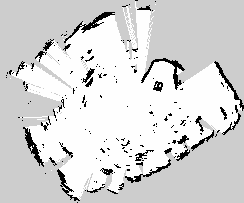
#> input picture lab1/map.pgm, 244 x 203 px
$ jupyter execute --allow-errors lab1-report.ipynb   (shell and % lines are left out)
#> lines starting #> are read from the running program, lines starting #| are printed output that depends on the picture
# MTE 544 Report

|Stephen Wang|Ajit Rakhra|Howard Dong|
|:-:|:-:|:-:|
|x2274wan|a3rakhra|h53dong|
|20821034|20832703|20847639|

Station 2, Robot 7 on Fri Sept 29 at 8:30 AM

[cell 1]
import matplotlib.pyplot as plt
import numpy as np
import PIL
import re

We have produced the following trajectory paths by logging the `/odom` topic containing `nav_msgs/msg/Odometry`, which contained the estimated robot position; acceleration was measured on `/imu` that contained `sensor_msgs/msg/Imu`; laser scan was obtained on `/scan` that contained `sensor_msgs/msg/LaserScan`.

[cell 2]
def get_data(name, parse=True):
    with open(name) as f:
        f.readline()
        data = f.read()
    if parse:
        return np.fromstring(data, sep=", ")
    else:
        return data

[cell 3]
def make_graph(motion):
    name = motion.lower()
    odom = get_data(f"odom_content_{name}.csv").reshape(-1, 4)
    imu = get_data(f"imu_content_{name}.csv").reshape(-1, 4)
    laser = get_data(f"laser_content_{name}.csv", parse=False).split("\n")[5]

    fig, axes = plt.subplots(1,4, figsize=(16,2))
    a = axes[1]
    a.set_title(f"{motion} Trajectory")
    a.set_xlabel("x")
    a.set_ylabel("y")
    a.grid()
    a.plot(odom[:,0], odom[:,1])
    a.axis("scaled")

    a = axes[0]
    a.set_title(f"{motion} States Over Time")
    a.set_xlabel("t")
    a.set_ylabel("value")
    a.grid()
    for i in range(3):
        a.plot(odom[:,3] - odom[0,3], odom[:,i])
    a.legend(["x", "y", r"$\theta$"])

    a = axes[2]
    a.set_title(f"{motion} IMU")
    a.set_xlabel("t")
    a.set_ylabel(r"value")
    a.grid()
    for i in range(3):
        a.plot(imu[:,3] - imu[0,3], imu[:,i])
    a.legend([r"$a_x$", r"$a_y$", r"$\omega_z$"])

    a = axes[3]
    a.set_title(f"{motion} Laser Scan")
    a.set_xlabel("x")
    a.set_ylabel("y")
    a.grid()
    angles = np.arange(720) / 720 * 2*np.pi
    ranges = re.match(r"^array\(\'f\'\, \[(.*)\]", laser).group(1)
    ranges = np.fromstring(ranges, sep=", ")
    indices = ranges < np.inf

    x = ranges[indices] * np.cos(angles[indices])
    y = ranges[indices] * np.sin(angles[indices])
    a.plot(
        x, y,
        linestyle="None", markersize=1, marker="o")
    a.axis("scaled")

#> (a cell that did not finish here is left out)

<i><p style="text-align: center">Figure 1: The robot was given the input $u=[v_{robot\ x}\ \omega_z] = [1\ 0]^\intercal$. The trajectory clearly illustrates the robot travelling in a straight line. $\theta_z$ successfully remained constant. The acceleration graph compliments the trajectory well because the robot only ever accelerated in its "forward" direction. The measurement is very noisy when the motors are actuated. Since the robot was close to the corner, the scan ranges described the straight walls clearly.</p></i>

#> (a cell that did not finish here is left out)


<i><p style="text-align: center">Figure 2: The trajectory plot depicts the robot travelling in a near perfect circle. The robot was given the input $u=[1\ 1]^\intercal$. Angular velocity measurement clearly indicates that the robot was turning at a constant speed. It appears that the speed controller produces steady state error comparing $u$ and $\omega_z$ in the IMU measurement.</p></i>

#> (a cell that did not finish here is left out)


<i><p style="text-align: center">Figure 3: The robot was given the input $u=[0.05t\ \ 1]^\intercal$. The trajectory shows how the robot started close to (-10, 4) and spiraled outwards. Following $u$, the linear velocity slowly increased over time while the angular velocity stayed constant. $\omega_z$ measurement only matched $u$ at the start but quickly decreased near 0. One explanation for this behaviour could be due to discrepancies between the hardware limits of the motor speed and the speeds calculated by the controller. That is to say, the controller calculates the required wheel speed, and then scales these to the maximum possible speeds. For example, we want $[2,7]$ but the maximum possible speed is $[3,3]$. The speed that gets commanded would then be $[6/7, 3]$</p></i>

[cell 7]
img_pil = PIL.Image.open("map.pgm")
#> img_pil is the input picture: PIL image 244x203 L; min 0, max 254, mean 214.8

corridor = PIL.Image.open("corridor.pgm")
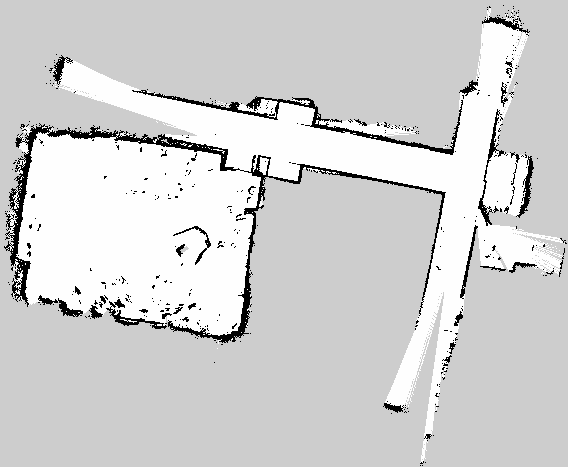
#> input picture lab1/corridor.pgm, 568 x 467 px
#> corridor is the input picture: PIL image 568x467 L; min 0, max 254, mean 209.8

[cell 8]
fig, axes = plt.subplots(1,2)
axes[0].imshow(img_pil, cmap="gray")
axes[0].axis("off")
axes[1].imshow(corridor, cmap="gray")
axes[1].axis("off")
print()
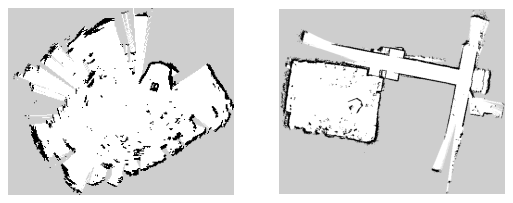
#> figure drawn by matplotlib, 2 panels
